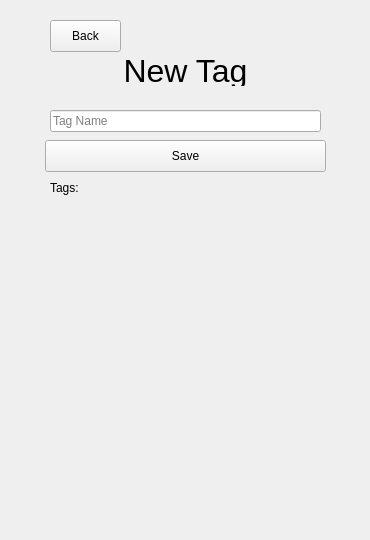
<?xml version="1.0" encoding="UTF-8"?>
<ui version="4.0">
 <class>TagAdder</class>
 <widget class="QWidget" name="TagAdder">
  <property name="geometry">
   <rect>
    <x>0</x>
    <y>0</y>
    <width>370</width>
    <height>540</height>
   </rect>
  </property>
  <property name="minimumSize">
   <size>
    <width>370</width>
    <height>540</height>
   </size>
  </property>
  <property name="maximumSize">
   <size>
    <width>370</width>
    <height>540</height>
   </size>
  </property>
  <property name="windowTitle">
   <string>Form</string>
  </property>
  <widget class="QLabel" name="label_7">
   <property name="geometry">
    <rect>
     <x>50</x>
     <y>180</y>
     <width>60</width>
     <height>16</height>
    </rect>
   </property>
   <property name="text">
    <string>Tags:</string>
   </property>
  </widget>
  <widget class="QPushButton" name="back_button">
   <property name="geometry">
    <rect>
     <x>50</x>
     <y>20</y>
     <width>71</width>
     <height>32</height>
    </rect>
   </property>
   <property name="text">
    <string>Back</string>
   </property>
  </widget>
  <widget class="QLineEdit" name="tag_name">
   <property name="geometry">
    <rect>
     <x>50</x>
     <y>110</y>
     <width>271</width>
     <height>22</height>
    </rect>
   </property>
   <property name="inputMethodHints">
    <set>Qt::ImhNone</set>
   </property>
   <property name="text">
    <string/>
   </property>
   <property name="readOnly">
    <bool>false</bool>
   </property>
   <property name="placeholderText">
    <string>Tag Name</string>
   </property>
  </widget>
  <widget class="QScrollArea" name="scrollArea">
   <property name="geometry">
    <rect>
     <x>40</x>
     <y>215</y>
     <width>291</width>
     <height>261</height>
    </rect>
   </property>
   <property name="font">
    <font>
     <underline>false</underline>
     <kerning>true</kerning>
    </font>
   </property>
   <property name="styleSheet">
    <string notr="true"/>
   </property>
   <property name="frameShape">
    <enum>QFrame::NoFrame</enum>
   </property>
   <property name="widgetResizable">
    <bool>true</bool>
   </property>
   <property name="alignment">
    <set>Qt::AlignLeading|Qt::AlignLeft|Qt::AlignTop</set>
   </property>
   <widget class="QWidget" name="scrollAreaWidgetContents">
    <property name="enabled">
     <bool>true</bool>
    </property>
    <property name="geometry">
     <rect>
      <x>0</x>
      <y>0</y>
      <width>291</width>
      <height>261</height>
     </rect>
    </property>
    <property name="sizePolicy">
     <sizepolicy hsizetype="Preferred" vsizetype="Preferred">
      <horstretch>0</horstretch>
      <verstretch>0</verstretch>
     </sizepolicy>
    </property>
    <property name="layoutDirection">
     <enum>Qt::LeftToRight</enum>
    </property>
    <layout class="QVBoxLayout" name="verticalLayout_2"/>
   </widget>
  </widget>
  <widget class="QPushButton" name="save_button">
   <property name="geometry">
    <rect>
     <x>45</x>
     <y>140</y>
     <width>281</width>
     <height>32</height>
    </rect>
   </property>
   <property name="text">
    <string>Save</string>
   </property>
  </widget>
  <widget class="QLabel" name="newContact">
   <property name="geometry">
    <rect>
     <x>105</x>
     <y>55</y>
     <width>161</width>
     <height>31</height>
    </rect>
   </property>
   <property name="font">
    <font>
     <pointsize>24</pointsize>
    </font>
   </property>
   <property name="text">
    <string>New Tag</string>
   </property>
   <property name="alignment">
    <set>Qt::AlignCenter</set>
   </property>
  </widget>
  <zorder>back_button</zorder>
  <zorder>tag_name</zorder>
  <zorder>scrollArea</zorder>
  <zorder>save_button</zorder>
  <zorder>newContact</zorder>
  <zorder>label_7</zorder>
 </widget>
 <resources/>
 <connections/>
</ui>
